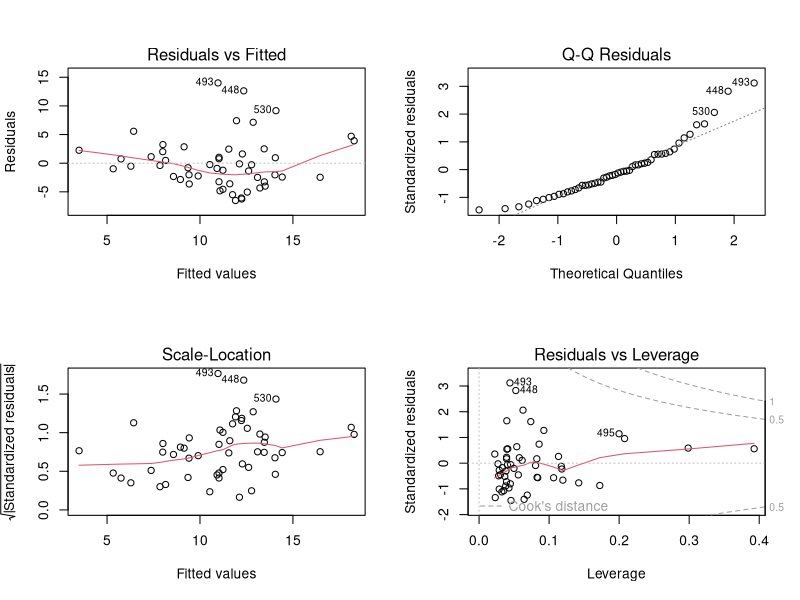

Write the R code that produced this figure. (Note: this script raises an error after producing the figure.)
# --------------------------------------------------------------
# Applied Statistics / Statistical methods for SCIENCE
# Day 4: Linear normal models
# Wage example
# Anton Rask Lundborg
# December 12, 2023
# --------------------------------------------------------------


# We load the data
wage <- read.delim("wage.txt")

# Select the subset of female (sex == 1) workers (occup == 5)
wage_subset <- subset(wage, (sex == 1) & (occup == 5))

# Fit a model
m1 <- lm(wage ~ edu + exper + age, data = wage_subset)

# Model diagnostics
par(mfrow = c(2, 2))
plot(m1)
par(mfrow = c(1, 1))

# The residuals do not look mean zero and the QQ plot also looks off.
# To fix this, we can try to transform the outcome variable!
# We use a Box-Cox transformation:
library(MASS)
bc <- boxcox(m1)
bc$x[which.max(bc$y)]

# The optimal lambda is -0.4242 so we could use -0.4; this corresponds to
# wage^{-0.4} = edu+exper+age
# or
# wage = (edu+exper+age)^{-2.5}
# This is a tricky model to interpret, so we instead try a log-transform:

m2 <- lm(log(wage) ~ edu + exper + age, data = wage_subset)

# Model diagnostics
par(mfrow = c(2, 2))
plot(m2)
par(mfrow = c(1, 1))

# These plots look much nicer than before!